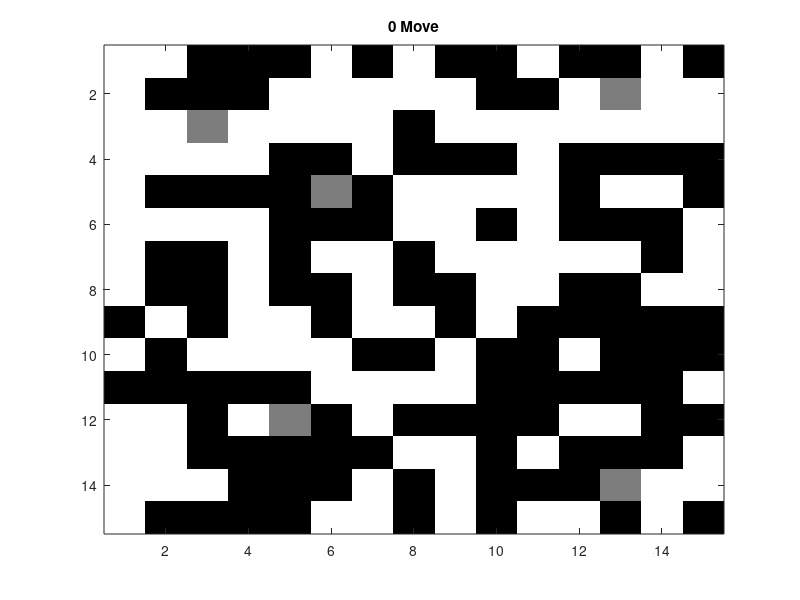
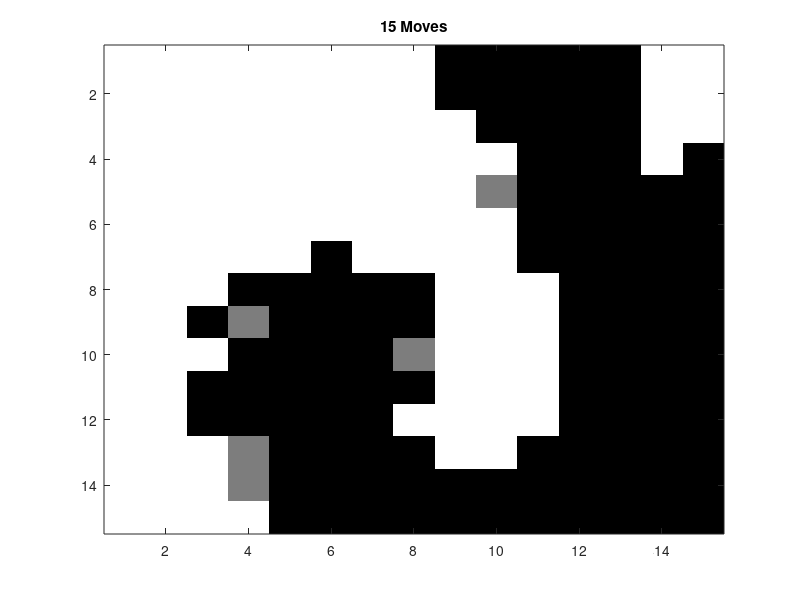
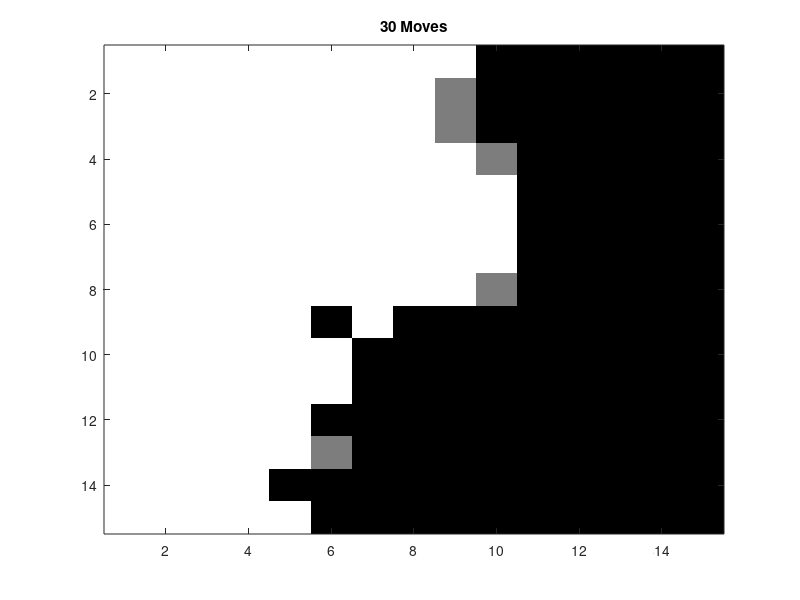
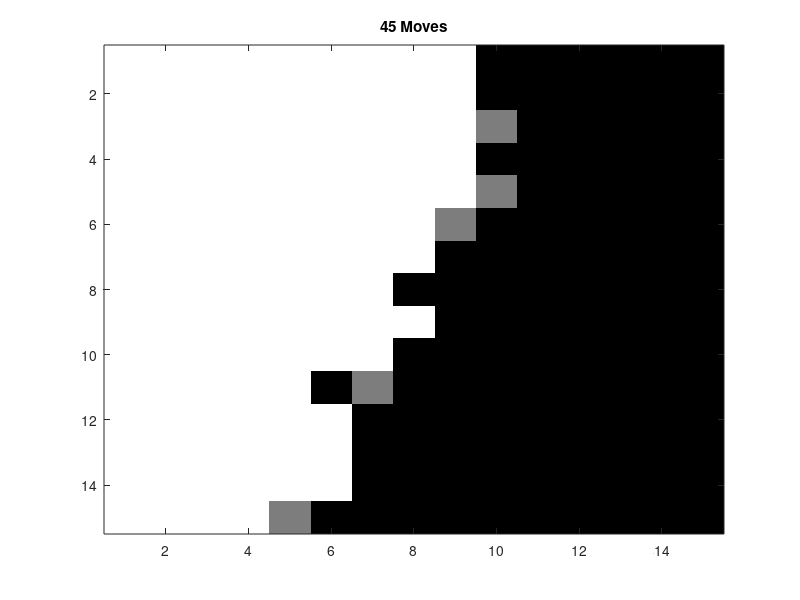

The MATLAB source for these figures, in order:
% Computational Economics
% PS1 - Q3 Schelling's Segregation

close all
clear, clc
rng('default')

To_Plot = [15,30,45];

%% Initialization

%  0 - non-occupied
%  1 - black people
% -1 - white people
res_area = zeros(15);
res_area(randperm(225,110)) = 1;
remaining_space = find(res_area-1);
res_area(remaining_space(randperm(115,110))) = -1;
clear remaining_space
figure('name','0 Move')
imagesc(res_area), colormap(flipud(gray));
title('0 Move')
print('PS1_Q3_0Move.png','-dpng');

%% Move!

for iMove = 1:max(To_Plot)
    
    % Suround the residential area with empty houses
    full_res_area = [zeros(1,17);
        zeros(15,1), res_area, zeros(15,1);
        zeros(1,17)];
    diff_color = zeros(15);
    
    % Count if each neighbour is of different color
    for iRow = -1:1
        for iCol = -1:1
            if ~(iRow==1 && iCol==1)
                diff_color = diff_color + ...
                    (full_res_area(2+iRow:16+iRow,2+iCol:16+iCol)==-res_area);
            end
        end
    end
    
    clear full_res_area
    
    % Find empty house
    empty_house = find(res_area==0);
    diff_color(empty_house)=0;
    move = (diff_color > 8*0.35);
    empty_house = [empty_house;find(move)];
    
    count_moving_total = sum(sum(move));
    count_moving_white = sum(sum((res_area(move)==1)));
    count_moving_black = count_moving_total-count_moving_white;
    % Randomly assign house, first to black and then to white people
    move_perm = randperm(length(empty_house),count_moving_total);
    
    % Move out
    res_area(empty_house) = 0;
    % Move in
    res_area(empty_house(move_perm(1:count_moving_white))) = 1;
    res_area(empty_house(move_perm(count_moving_white+1:count_moving_total))) = -1;
    if ismember(iMove,To_Plot)
        figure('name',[num2str(iMove), ' Move'])
        imagesc(res_area), colormap(flipud(gray));
        title([num2str(iMove), ' Moves'])
        print(['PS1_Q3_',num2str(iMove),'Move.png'],'-dpng');
    end
end